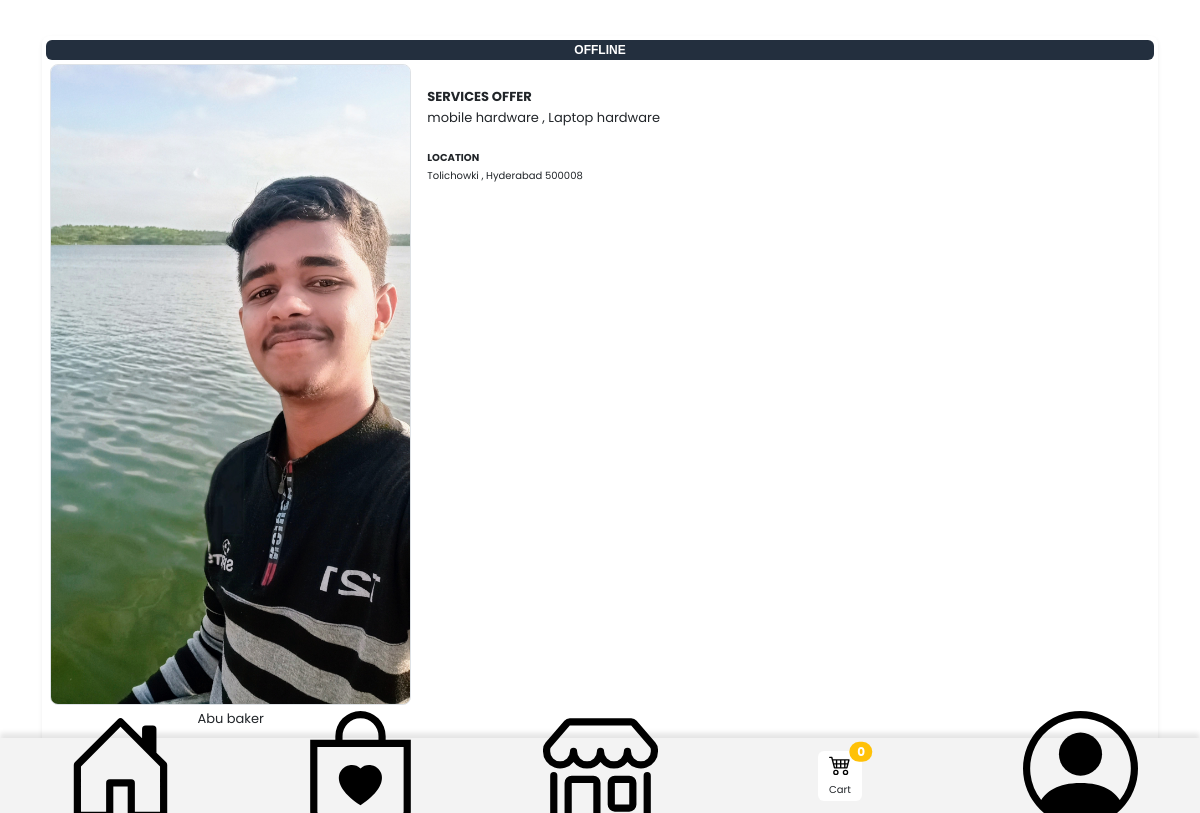
/profile/ (signed in), run on the app's committed database.
### Ink_Spot/models/profile.py (models this page shows, shortened)
class Profile(models.Model):
    name = models.CharField(max_length=20)
    mail = models.CharField(max_length=50)
    phone = models.CharField(max_length=15)
    services = models.CharField(max_length=100)
    location = models.CharField(max_length=100)
    image = models.ImageField(upload_to="statics/Uploads/profile")
    categories = models.ForeignKey(Profilecat,on_delete=models.CASCADE, default=1)
    status = models.BooleanField(default=False)
    @staticmethod
    def get_all():
        return Profile.objects.all()

### Ink_Spot/views.py (the view)
# urls.py: path('profile/',profile, name="technician"),
def profile(request):
    profile = Profile.get_all()
    profile = None
    pcat = Profilecat.all_catogaries()
    categoryID = request.GET.get('categories')
    if categoryID:
        profile = Profile.get_all_filter(categoryID )
    else:
        profile = Profile.get_all()
    user_id = request.session.get('customer_id')
    customer = Customer.objects.get(id=user_id)
    login_button = None
    if customer.name:
        login_button = ''
    else:
        login_button = "Login"
    pdata = {}
    pdata['profile'] = profile
    pdata['profilecat'] = pcat
    pdata['user'] = customer.name
    pdata['login']= login_button
    pdata['location']=customer.area
    return render(request, 'profile.html',pdata)

### Ink_Spot/models/profilecat.py (called while the page is built)
    @staticmethod
    def all_catogaries():
        return Profilecat.objects.all()

### templates/profile.html (shortened to what this page needs)
{% extends 'base.html' %}
{% block content %}
{% load static %}
   {% for i in profile %}
      <div class="container p-2 mt-4 ">
            <div class="  row m-0  rounded rounded-3 shadow shadow-sm  m-1 p-1 " >
               {% if i.status %}
               <span class="badge gradient-border" style="background-color: #FF9900;font-family: 'Lucida Sans', 'Lucida Sans Regular', 'Lucida Grande', 'Lucida Sans Unicode', Geneva, Verdana, sans-serif;">ONLINE</span>
               {% else %}
               <span class="badge" style="background-color: #232f3e;font-family: 'Lucida Sans', 'Lucida Sans Regular', 'Lucida Grande', 'Lucida Sans Unicode', Geneva, Verdana, sans-serif;">OFFLINE</span>
               {% endif %}
               <div class="img col-4  p-1 text-center" >
               <img src="{{i.image.url}}" class="img-fluid rounded rounded-3 border gradient-border " alt="">
               <p class="mt-1" style="font-size: small;">{{i.name}}</p>
            </div>
            <div class="title col-8 ">
               <br>
               <b style="font-size: small;" class="mt-2">SERVICES OFFER</b>
               <p class="" style="font-size: small;"> {{i.services}}</p>
               <b style="font-size: x-small;">LOCATION</b>
               <p class="" style="font-size: x-small;"> {{i.location}}</p>
            </div>
      </div>
      </div>
   {% endfor %}
{% endblock %}

### statics/css/style.css (style rules this page uses)
html { scroll-behavior: auto; }
body { font-family: 'Poppins', sans-serif; padding: 0; margin: 0; }
.gradient-border { --borderWidth: 3px; background: #ffffff; position: relative; border-radius: var(--borderWidth); }
.gradient-border:after { content: ''; position: absolute; top: calc(-1 * var(--borderWidth)); left: calc(-1 * var(--borderWidth)); height: calc(100% + var(--borderWidth) * 2); width: calc(100% + var(--borderWidth) * 2); background: linear-gradient(60deg, #FF9900, #ff9900bb, #ff99007e, #ff990052, #232f3e, #232f3ede, #232f3e7a, #0073ff80); border-radius: calc(2 * var(--borderWidth)); z-index: -1; animation: animatedgradient 3s ease alternate infinite; background-size: 300% 300%; }

### data on the page
Profile: status "OFFLINE", image (picture), name "Abu baker", services "mobile hardware , Laptop hardware", location "Tolichowki , Hyderabad 500008"

### other printed values
{{ request.session.cart.keys|length }} "0"
